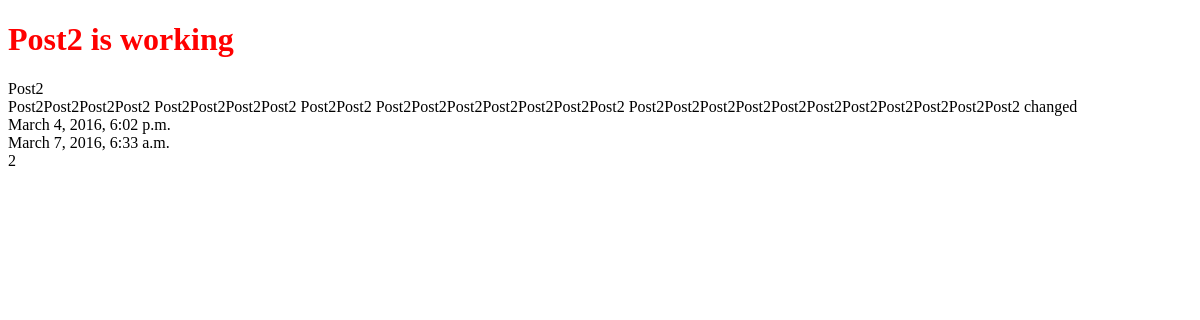
Before: /posts/2/ with the older database file.
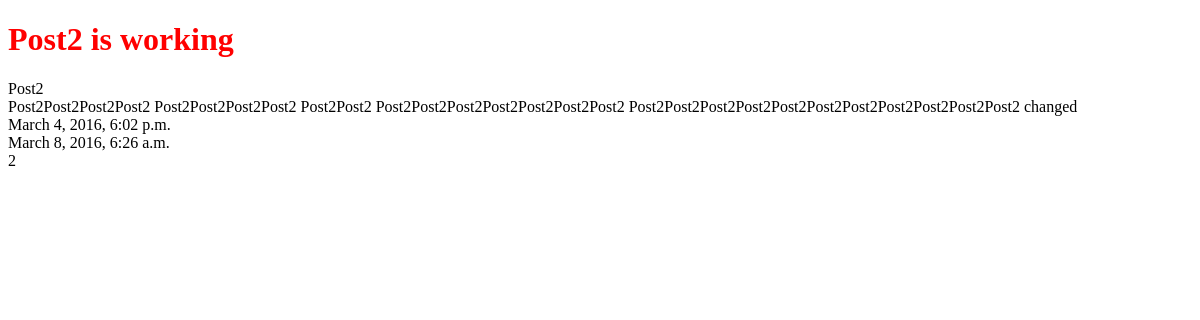
After: the same page with the newer database file.
### posts/models.py (models this page shows, shortened)
class Post(models.Model):
    title = models.CharField(max_length=120)
    content = models.TextField()
    timestamp = models.DateTimeField(auto_now=False, auto_now_add=True)
    updated = models.DateTimeField(auto_now=True, auto_now_add=False)

### posts/views.py (the view)
# urls.py: url(r'^(?P<id>\d+)/$', post_detail, name='detail'),
def post_detail(request, id=None):
    instance = get_object_or_404(Post, id=id)
    context = {
        'title': instance.title,
        'instance': instance,
    }
    return render(request, "post_detail.html", context)

### templates/post_detail.html (shortened to what this page needs)
{% extends 'base.html' %}
{% block content %}
<h1>{{ title }} is working</h1>
{{ instance.title }}<br>
{{ instance.content }}<br>
{{ instance.timestamp }}<br>
{{ instance.updated }}<br>
{{ instance.id }}<br>
{% endblock content %}

Changed rows visible on the page:
changed Post "Post2": updated "March 7, 2016, 6:33 a.m." → "March 8, 2016, 6:26 a.m."
